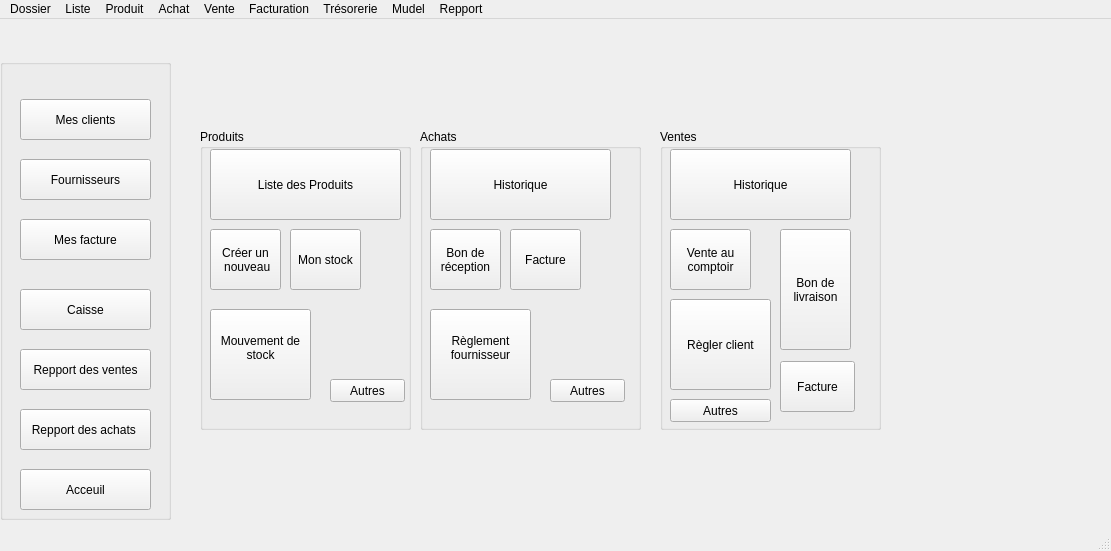
<?xml version="1.0" encoding="UTF-8"?>
<ui version="4.0">
 <class>MainWindow</class>
 <widget class="QMainWindow" name="MainWindow">
  <property name="geometry">
   <rect>
    <x>0</x>
    <y>0</y>
    <width>1111</width>
    <height>551</height>
   </rect>
  </property>
  <property name="windowTitle">
   <string>MainWindow</string>
  </property>
  <property name="styleSheet">
   <string notr="true"/>
  </property>
  <widget class="QWidget" name="centralwidget">
   <widget class="QGroupBox" name="groupBox">
    <property name="geometry">
     <rect>
      <x>0</x>
      <y>40</y>
      <width>171</width>
      <height>461</height>
     </rect>
    </property>
    <property name="title">
     <string/>
    </property>
    <widget class="QPushButton" name="pushButton">
     <property name="geometry">
      <rect>
       <x>20</x>
       <y>40</y>
       <width>131</width>
       <height>41</height>
      </rect>
     </property>
     <property name="text">
      <string>Mes clients</string>
     </property>
    </widget>
    <widget class="QPushButton" name="pushButton_2">
     <property name="geometry">
      <rect>
       <x>20</x>
       <y>100</y>
       <width>131</width>
       <height>41</height>
      </rect>
     </property>
     <property name="text">
      <string>Fournisseurs</string>
     </property>
    </widget>
    <widget class="QPushButton" name="pushButton_5">
     <property name="geometry">
      <rect>
       <x>20</x>
       <y>160</y>
       <width>131</width>
       <height>41</height>
      </rect>
     </property>
     <property name="text">
      <string>Mes facture</string>
     </property>
    </widget>
    <widget class="QPushButton" name="pushButton_6">
     <property name="geometry">
      <rect>
       <x>20</x>
       <y>230</y>
       <width>131</width>
       <height>41</height>
      </rect>
     </property>
     <property name="text">
      <string>Caisse</string>
     </property>
    </widget>
    <widget class="QPushButton" name="pushButton_7">
     <property name="geometry">
      <rect>
       <x>20</x>
       <y>290</y>
       <width>131</width>
       <height>41</height>
      </rect>
     </property>
     <property name="text">
      <string>Repport des ventes</string>
     </property>
    </widget>
    <widget class="QPushButton" name="pushButton_8">
     <property name="geometry">
      <rect>
       <x>20</x>
       <y>350</y>
       <width>131</width>
       <height>41</height>
      </rect>
     </property>
     <property name="text">
      <string>Repport des achats </string>
     </property>
    </widget>
    <widget class="QStackedWidget" name="stackedWidget">
     <property name="geometry">
      <rect>
       <x>150</x>
       <y>150</y>
       <width>120</width>
       <height>80</height>
      </rect>
     </property>
     <widget class="QWidget" name="page"/>
     <widget class="QWidget" name="page_2"/>
    </widget>
    <widget class="QPushButton" name="pushButton_82">
     <property name="geometry">
      <rect>
       <x>20</x>
       <y>410</y>
       <width>131</width>
       <height>41</height>
      </rect>
     </property>
     <property name="text">
      <string>Acceuil</string>
     </property>
    </widget>
   </widget>
   <widget class="QGroupBox" name="groupBox_2">
    <property name="geometry">
     <rect>
      <x>200</x>
      <y>110</y>
      <width>211</width>
      <height>301</height>
     </rect>
    </property>
    <property name="title">
     <string>Produits</string>
    </property>
    <widget class="QPushButton" name="pushButton_9">
     <property name="geometry">
      <rect>
       <x>10</x>
       <y>20</y>
       <width>191</width>
       <height>71</height>
      </rect>
     </property>
     <property name="text">
      <string>Liste des Produits</string>
     </property>
    </widget>
    <widget class="QPushButton" name="pushButton_10">
     <property name="geometry">
      <rect>
       <x>10</x>
       <y>100</y>
       <width>71</width>
       <height>61</height>
      </rect>
     </property>
     <property name="text">
      <string>Créer un
 nouveau</string>
     </property>
    </widget>
    <widget class="QPushButton" name="pushButton_11">
     <property name="geometry">
      <rect>
       <x>90</x>
       <y>100</y>
       <width>71</width>
       <height>61</height>
      </rect>
     </property>
     <property name="text">
      <string>Mon stock</string>
     </property>
    </widget>
    <widget class="QPushButton" name="pushButton_12">
     <property name="geometry">
      <rect>
       <x>10</x>
       <y>180</y>
       <width>101</width>
       <height>91</height>
      </rect>
     </property>
     <property name="text">
      <string>Mouvement de 
stock
</string>
     </property>
    </widget>
    <widget class="QPushButton" name="pushButton_17">
     <property name="geometry">
      <rect>
       <x>130</x>
       <y>250</y>
       <width>75</width>
       <height>23</height>
      </rect>
     </property>
     <property name="text">
      <string>Autres</string>
     </property>
    </widget>
   </widget>
   <widget class="QGroupBox" name="groupBox_4">
    <property name="geometry">
     <rect>
      <x>660</x>
      <y>110</y>
      <width>221</width>
      <height>301</height>
     </rect>
    </property>
    <property name="title">
     <string>Ventes</string>
    </property>
    <widget class="QPushButton" name="pushButton_19">
     <property name="geometry">
      <rect>
       <x>10</x>
       <y>20</y>
       <width>181</width>
       <height>71</height>
      </rect>
     </property>
     <property name="text">
      <string>Historique</string>
     </property>
    </widget>
    <widget class="QPushButton" name="pushButton_20">
     <property name="geometry">
      <rect>
       <x>10</x>
       <y>100</y>
       <width>81</width>
       <height>61</height>
      </rect>
     </property>
     <property name="text">
      <string>Vente au
comptoir</string>
     </property>
    </widget>
    <widget class="QPushButton" name="pushButton_21">
     <property name="geometry">
      <rect>
       <x>120</x>
       <y>100</y>
       <width>71</width>
       <height>121</height>
      </rect>
     </property>
     <property name="text">
      <string>Bon de 
livraison</string>
     </property>
    </widget>
    <widget class="QPushButton" name="pushButton_22">
     <property name="geometry">
      <rect>
       <x>10</x>
       <y>170</y>
       <width>101</width>
       <height>91</height>
      </rect>
     </property>
     <property name="text">
      <string>Règler client</string>
     </property>
    </widget>
    <widget class="QPushButton" name="pushButton_23">
     <property name="geometry">
      <rect>
       <x>10</x>
       <y>270</y>
       <width>101</width>
       <height>23</height>
      </rect>
     </property>
     <property name="text">
      <string>Autres</string>
     </property>
    </widget>
    <widget class="QPushButton" name="pushButton_24">
     <property name="geometry">
      <rect>
       <x>120</x>
       <y>232</y>
       <width>75</width>
       <height>51</height>
      </rect>
     </property>
     <property name="text">
      <string>Facture</string>
     </property>
    </widget>
   </widget>
   <widget class="QGroupBox" name="groupBox_3">
    <property name="geometry">
     <rect>
      <x>420</x>
      <y>110</y>
      <width>221</width>
      <height>301</height>
     </rect>
    </property>
    <property name="title">
     <string>Achats</string>
    </property>
    <widget class="QPushButton" name="pushButton_13">
     <property name="geometry">
      <rect>
       <x>10</x>
       <y>20</y>
       <width>181</width>
       <height>71</height>
      </rect>
     </property>
     <property name="text">
      <string>Historique</string>
     </property>
    </widget>
    <widget class="QPushButton" name="pushButton_14">
     <property name="geometry">
      <rect>
       <x>10</x>
       <y>100</y>
       <width>71</width>
       <height>61</height>
      </rect>
     </property>
     <property name="text">
      <string>Bon de 
réception</string>
     </property>
    </widget>
    <widget class="QPushButton" name="pushButton_15">
     <property name="geometry">
      <rect>
       <x>90</x>
       <y>100</y>
       <width>71</width>
       <height>61</height>
      </rect>
     </property>
     <property name="text">
      <string>Facture</string>
     </property>
    </widget>
    <widget class="QPushButton" name="pushButton_16">
     <property name="geometry">
      <rect>
       <x>10</x>
       <y>180</y>
       <width>101</width>
       <height>91</height>
      </rect>
     </property>
     <property name="text">
      <string>Règlement
fournisseur
</string>
     </property>
    </widget>
    <widget class="QPushButton" name="pushButton_18">
     <property name="geometry">
      <rect>
       <x>130</x>
       <y>250</y>
       <width>75</width>
       <height>23</height>
      </rect>
     </property>
     <property name="text">
      <string>Autres</string>
     </property>
    </widget>
   </widget>
  </widget>
  <widget class="QMenuBar" name="menubar">
   <property name="geometry">
    <rect>
     <x>0</x>
     <y>0</y>
     <width>1111</width>
     <height>21</height>
    </rect>
   </property>
   <widget class="QMenu" name="menuDossier">
    <property name="title">
     <string>Dossier</string>
    </property>
    <widget class="QMenu" name="menuInfos_societe">
     <property name="title">
      <string>Infos societe</string>
     </property>
     <addaction name="actionEntet_et_pied_de_page"/>
     <addaction name="actionInformation_piece"/>
    </widget>
    <widget class="QMenu" name="menuSauvegarder_restaurer">
     <property name="title">
      <string>Sauvegarder / restaurer</string>
     </property>
     <addaction name="actionSauvegarder"/>
     <addaction name="actionrestaurer"/>
    </widget>
    <addaction name="actionNouveau"/>
    <addaction name="actionOuvrir"/>
    <addaction name="actionMes_dossiers"/>
    <addaction name="actionSupprimer"/>
    <addaction name="actionCloture_de_dossier"/>
    <addaction name="menuInfos_societe"/>
    <addaction name="actionUtilasateurs"/>
    <addaction name="actionParam_tres"/>
    <addaction name="menuSauvegarder_restaurer"/>
   </widget>
   <widget class="QMenu" name="menuListe">
    <property name="title">
     <string>Liste</string>
    </property>
    <addaction name="actionFournisseurs"/>
    <addaction name="actionClient"/>
    <addaction name="actionMode_de_paiment"/>
    <addaction name="actionCompte"/>
    <addaction name="actionNature_d_ponse"/>
    <addaction name="actionR_gion"/>
    <addaction name="actionWolaya"/>
    <addaction name="actionLocalisation"/>
   </widget>
   <widget class="QMenu" name="menuProduit">
    <property name="title">
     <string>Produit</string>
    </property>
    <addaction name="actionNouveau_2"/>
    <addaction name="actionListe"/>
    <addaction name="actionFamille"/>
    <addaction name="actionMarque"/>
    <addaction name="actionTable_TVA"/>
    <addaction name="actionStock_de_produit"/>
   </widget>
   <widget class="QMenu" name="menuAchat">
    <property name="title">
     <string>Achat</string>
    </property>
    <addaction name="actionBon_commande"/>
    <addaction name="actionBon_dr_r_ception"/>
    <addaction name="actionFacture"/>
    <addaction name="actionRetoure_fournisseur"/>
    <addaction name="actionFacture_groupment"/>
    <addaction name="actionHistorique"/>
    <addaction name="actionDetails_des_achats"/>
    <addaction name="actionR_glement_fournisseur"/>
   </widget>
   <widget class="QMenu" name="menuVente">
    <property name="title">
     <string>Vente</string>
    </property>
    <addaction name="actionDevis_proforma"/>
    <addaction name="actionBon_de_commende"/>
    <addaction name="actionBon_de_livraison"/>
    <addaction name="actionAu_comptoir"/>
    <addaction name="actionFacture_2"/>
    <addaction name="actionBon_de_retour"/>
    <addaction name="actionFacture_d_voir"/>
    <addaction name="actionD_tails_des_ventes"/>
    <addaction name="actionReglement_client"/>
    <addaction name="actionCommandes_non_livr_es"/>
    <addaction name="actionValides_les_pieces"/>
   </widget>
   <widget class="QMenu" name="menuFacturation">
    <property name="title">
     <string>Facturation</string>
    </property>
    <addaction name="actionNouveau_3"/>
    <addaction name="actionGroupement"/>
    <addaction name="actionHistorique_2"/>
   </widget>
   <widget class="QMenu" name="menuTr_sorerie">
    <property name="title">
     <string>Trésorerie</string>
    </property>
    <addaction name="actionD_ponse"/>
    <addaction name="actionHistorique_des_d_ponses"/>
    <addaction name="actionCaisse"/>
    <addaction name="actionBanque"/>
    <addaction name="actionTransfert"/>
    <addaction name="actionJournal_des_recettes_deponces"/>
   </widget>
   <widget class="QMenu" name="menuMudel">
    <property name="title">
     <string>Mudel</string>
    </property>
    <addaction name="actionCarte_de_fid_lite"/>
    <addaction name="actionEtat_des_cheque_encaiss_s"/>
    <addaction name="actionEtat_des_cheque_non_ancaisses"/>
   </widget>
   <widget class="QMenu" name="menuRepport">
    <property name="title">
     <string>Repport</string>
    </property>
    <addaction name="actionDettes"/>
    <addaction name="actionCr_ances_Journal_des_achats"/>
    <addaction name="actionD_claration_TVA_sur_achats"/>
    <addaction name="actionD_claration_TVA_sur_ventes"/>
   </widget>
   <addaction name="menuDossier"/>
   <addaction name="menuListe"/>
   <addaction name="menuProduit"/>
   <addaction name="menuAchat"/>
   <addaction name="menuVente"/>
   <addaction name="menuFacturation"/>
   <addaction name="menuTr_sorerie"/>
   <addaction name="menuMudel"/>
   <addaction name="menuRepport"/>
  </widget>
  <widget class="QStatusBar" name="statusbar"/>
  <action name="actionNouveau">
   <property name="text">
    <string>Nouveau</string>
   </property>
  </action>
  <action name="actionOuvrir">
   <property name="text">
    <string>Ouvrir</string>
   </property>
  </action>
  <action name="actionMes_dossiers">
   <property name="text">
    <string>Mes dossiers</string>
   </property>
  </action>
  <action name="actionSupprimer">
   <property name="text">
    <string>Supprimer</string>
   </property>
  </action>
  <action name="actionCloture_de_dossier">
   <property name="text">
    <string>Cloture de dossier</string>
   </property>
  </action>
  <action name="actionUtilasateurs">
   <property name="text">
    <string>Utilasateurs</string>
   </property>
  </action>
  <action name="actionParam_tres">
   <property name="text">
    <string>Paramètres</string>
   </property>
  </action>
  <action name="actionEntet_et_pied_de_page">
   <property name="text">
    <string>Entet et pied de page</string>
   </property>
  </action>
  <action name="actionInformation_piece">
   <property name="text">
    <string>Information piece</string>
   </property>
  </action>
  <action name="actionSauvegarder">
   <property name="text">
    <string>Sauvegarder</string>
   </property>
  </action>
  <action name="actionrestaurer">
   <property name="text">
    <string>restaurer</string>
   </property>
  </action>
  <action name="actionFournisseurs">
   <property name="text">
    <string>Fournisseurs</string>
   </property>
  </action>
  <action name="actionClient">
   <property name="text">
    <string>Client</string>
   </property>
  </action>
  <action name="actionMode_de_paiment">
   <property name="text">
    <string>Mode de paiment</string>
   </property>
  </action>
  <action name="actionCompte">
   <property name="text">
    <string>Compte</string>
   </property>
  </action>
  <action name="actionNature_d_ponse">
   <property name="text">
    <string>Nature déponse</string>
   </property>
  </action>
  <action name="actionR_gion">
   <property name="text">
    <string>Région</string>
   </property>
  </action>
  <action name="actionWolaya">
   <property name="text">
    <string>Wolaya</string>
   </property>
  </action>
  <action name="actionLocalisation">
   <property name="text">
    <string>Localisation</string>
   </property>
  </action>
  <action name="actionNouveau_2">
   <property name="text">
    <string>Nouveau</string>
   </property>
  </action>
  <action name="actionListe">
   <property name="text">
    <string>Liste</string>
   </property>
  </action>
  <action name="actionFamille">
   <property name="text">
    <string>Famille</string>
   </property>
  </action>
  <action name="actionMarque">
   <property name="text">
    <string>Marque</string>
   </property>
  </action>
  <action name="actionTable_TVA">
   <property name="text">
    <string>Table TVA</string>
   </property>
  </action>
  <action name="actionStock_de_produit">
   <property name="text">
    <string>Stock de produit</string>
   </property>
  </action>
  <action name="actionBon_commande">
   <property name="text">
    <string>Bon commande</string>
   </property>
  </action>
  <action name="actionBon_dr_r_ception">
   <property name="text">
    <string>Bon dr réception</string>
   </property>
  </action>
  <action name="actionFacture">
   <property name="text">
    <string>Facture</string>
   </property>
  </action>
  <action name="actionRetoure_fournisseur">
   <property name="text">
    <string>Retoure fournisseur</string>
   </property>
  </action>
  <action name="actionFacture_groupment">
   <property name="text">
    <string>Facture groupment</string>
   </property>
  </action>
  <action name="actionHistorique">
   <property name="text">
    <string>Historique</string>
   </property>
  </action>
  <action name="actionDetails_des_achats">
   <property name="text">
    <string>Details des achats</string>
   </property>
  </action>
  <action name="actionR_glement_fournisseur">
   <property name="text">
    <string>Règlement fournisseur</string>
   </property>
  </action>
  <action name="actionDevis_proforma">
   <property name="text">
    <string>Devis / proforma</string>
   </property>
  </action>
  <action name="actionBon_de_commende">
   <property name="text">
    <string>Bon de commende</string>
   </property>
  </action>
  <action name="actionBon_de_livraison">
   <property name="text">
    <string>Bon de livraison</string>
   </property>
  </action>
  <action name="actionAu_comptoir">
   <property name="text">
    <string>Au comptoir</string>
   </property>
  </action>
  <action name="actionFacture_2">
   <property name="text">
    <string>Facture</string>
   </property>
  </action>
  <action name="actionBon_de_retour">
   <property name="text">
    <string>Bon de retour</string>
   </property>
  </action>
  <action name="actionFacture_d_voir">
   <property name="text">
    <string>Historique de ventes</string>
   </property>
  </action>
  <action name="actionD_tails_des_ventes">
   <property name="text">
    <string>Détails des ventes</string>
   </property>
  </action>
  <action name="actionReglement_client">
   <property name="text">
    <string>Reglement client</string>
   </property>
  </action>
  <action name="actionCommandes_non_livr_es">
   <property name="text">
    <string>Commandes non livrées</string>
   </property>
  </action>
  <action name="actionValides_les_pieces">
   <property name="text">
    <string>Valides les pieces </string>
   </property>
  </action>
  <action name="actionNouveau_3">
   <property name="text">
    <string>Nouveau</string>
   </property>
  </action>
  <action name="actionGroupement">
   <property name="text">
    <string>Groupement</string>
   </property>
  </action>
  <action name="actionHistorique_2">
   <property name="text">
    <string>Historique</string>
   </property>
  </action>
  <action name="actionD_ponse">
   <property name="text">
    <string>Déponse</string>
   </property>
  </action>
  <action name="actionHistorique_des_d_ponses">
   <property name="text">
    <string>Historique des déponses</string>
   </property>
  </action>
  <action name="actionCaisse">
   <property name="text">
    <string>Caisse</string>
   </property>
  </action>
  <action name="actionBanque">
   <property name="text">
    <string>Banque</string>
   </property>
  </action>
  <action name="actionTransfert">
   <property name="text">
    <string>Transfert</string>
   </property>
  </action>
  <action name="actionJournal_des_recettes_deponces">
   <property name="text">
    <string>Journal des recettes / deponces </string>
   </property>
  </action>
  <action name="actionCarte_de_fid_lite">
   <property name="text">
    <string>Carte de fidélite</string>
   </property>
  </action>
  <action name="actionEtat_des_cheque_encaiss_s">
   <property name="text">
    <string>Etat des cheque encaissés</string>
   </property>
  </action>
  <action name="actionEtat_des_cheque_non_ancaisses">
   <property name="text">
    <string>Etat des cheque non ancaisses</string>
   </property>
  </action>
  <action name="actionDettes">
   <property name="text">
    <string>Dettes </string>
   </property>
  </action>
  <action name="actionCr_ances_Journal_des_achats">
   <property name="text">
    <string>Créances </string>
   </property>
  </action>
  <action name="actionD_claration_TVA_sur_achats">
   <property name="text">
    <string>Déclaration TVA sur achats</string>
   </property>
  </action>
  <action name="actionD_claration_TVA_sur_ventes">
   <property name="text">
    <string>Déclaration TVA sur ventes</string>
   </property>
  </action>
 </widget>
 <resources/>
 <connections/>
</ui>
